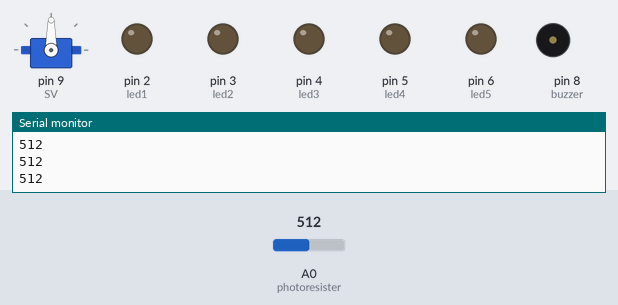
Recording of a sketch running on a simulated Arduino Uno, built with avr-gcc and run on an emulated ATmega328P. Parts: servo, output pins drawn as LEDs (lit = HIGH), buzzer (waves = sounding), the last lines printed to the serial monitor. Inputs (shaded band) come from the test bench; at power-on: A0 (photoresister) = 512.

Above: at 1.2 s.
1.3 s: A0 (photoresister) set to 308
2.8 s: A0 (photoresister) set to 288
At 3.4 s:
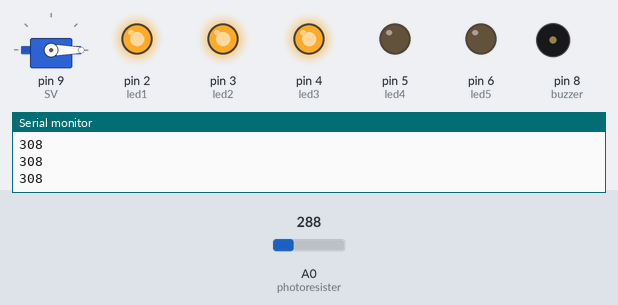
5.8 s: A0 (photoresister) set to 306
At 8.1 s:
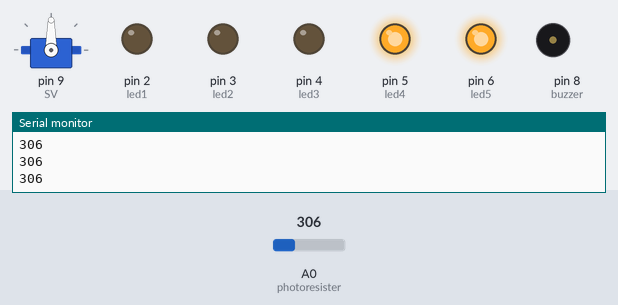
8.5 s: A0 (photoresister) set to 290
At 11.4 s:
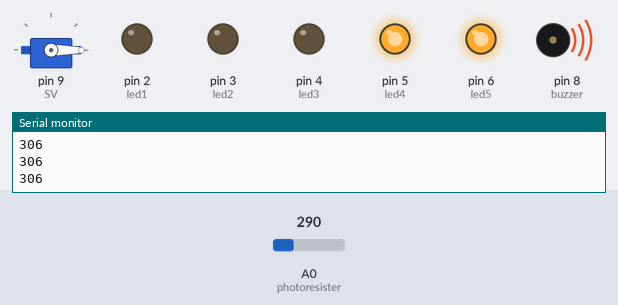
11.5 s: A0 (photoresister) set to 310
At 12.08 s:
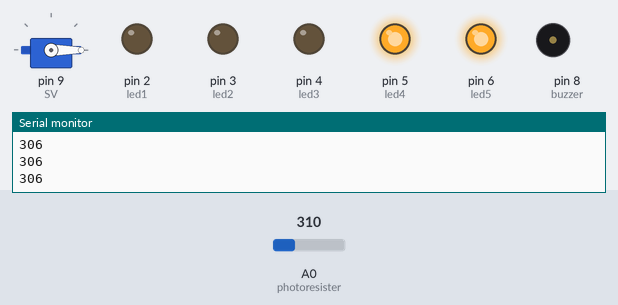
Timing chart, 0 to 14.5 s (numbered marks = the images above; inputs shaded):
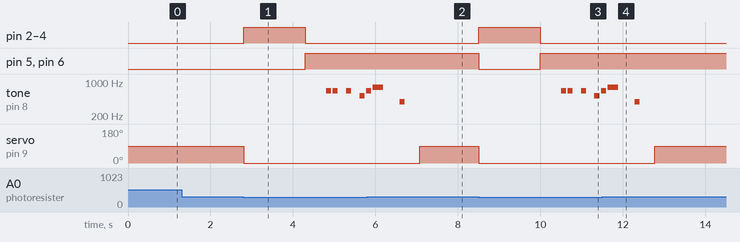

The sketch:

Pachinko_game.ino
```cpp
//code music mario from tmekinyan
//https://github.com/hibit-dev/buzzer/blob/master/src/games/mario_bros/mario_bros.ino


#include <Servo.h>
Servo myservo;

int photoresister = A0;
int led1 = 2;
int led2 = 3;
int led3 = 4;
int led4 = 5;
int led5 = 6;

int buzzer = 8;
int SV = 9;

#include "pitches.h"

#define buzzer 8

int melody[] = {
  NOTE_E5, NOTE_E5, REST, NOTE_E5, REST, NOTE_C5, NOTE_E5,
  NOTE_G5, REST, NOTE_G4, REST,

};

int durations[] = {
  8, 8, 8, 8, 8, 8, 8,
  4, 4, 8, 4,

};


void setup() {
  // put your setup code here, to run once:
  Serial.begin(9600);
  myservo.attach(SV);
  pinMode(led1, OUTPUT);
  pinMode(led2, OUTPUT);
  pinMode(led3, OUTPUT);
  pinMode(led4,OUTPUT);
  pinMode(led5,OUTPUT);
  pinMode(buzzer, OUTPUT);
  pinMode(SV, OUTPUT);
}

void loop() {
  // put your main code here, to run repeatedly:
  int lightValue = analogRead(photoresister); // assign sensor value to variable

  if(lightValue<300) {
    myservo.write(0); // Turn the servo and flag up
  digitalWrite(led1,HIGH); //Turn on LED if value us lower then 500
  digitalWrite(led2,HIGH);
  digitalWrite(led3,HIGH);
  digitalWrite(led4,LOW);
  digitalWrite(led5,LOW);
  delay(1500);
  digitalWrite(led1,LOW); //Turn on LED if value us lower then 500
  digitalWrite(led2,LOW);
  digitalWrite(led3,LOW);
  digitalWrite(led4,HIGH);
  digitalWrite(led5,HIGH);
  delay(500);

  tone(buzzer, 330);

int size = sizeof(durations) / sizeof(int);

  for (int note = 0; note < size; note++) {
    //to calculate the note duration, take one second divided by the note type.
    //e.g. quarter note = 1000 / 4, eighth note = 1000/8, etc.
    int duration = 1000 / durations[note];
    tone(buzzer, melody[note], duration);

    //to distinguish the notes, set a minimum time between them.
    //the note's duration + 30% seems to work well:
    int pauseBetweenNotes = duration * 1.30;
    delay(pauseBetweenNotes);

    //stop the tone playing:
    noTone(buzzer);

  }
  }
  else{
  digitalWrite(led1, LOW);
  digitalWrite(led2,LOW);
  digitalWrite(led3,LOW);//Turn off LED if otherwise
  noTone(buzzer);
  myservo.write(90);//Turn down the flag
  }
  Serial.println(lightValue); //print sensor value to console
}
```

Measured:
- the behaviour switches between 300 and 299 on A0 (photoresister) (found by bisection; images 0 and 1)
- after the input at 2.8 s, pin 2 (led1), pin 3 (led2), pin 4 (led3): LOW → HIGH at once, → LOW 1.5 s later; pin 5 (led4), pin 6 (led5): LOW → HIGH after 1.5 s; tone on pin 8 (buzzer): plays 659 Hz for 0.13 s, 659 Hz for 0.13 s, 659 Hz for 0.13 s, 523 Hz for 0.13 s, 659 Hz for 0.02 s, starting after 2.0 s; servo on pin 9 (SV): 90° → 0° at once
- after the input at 5.8 s, pin 2 (led1), pin 3 (led2), pin 4 (led3): stays LOW (without the input it goes to HIGH after 1.3 s); pin 5 (led4), pin 6 (led5): stays HIGH (without the input it goes to LOW after 1.3 s); servo on pin 9 (SV): 0° → 90° after 1.3 s
- after the input at 8.5 s, pin 2 (led1), pin 3 (led2): LOW → HIGH at once, → LOW 1.5 s later
- after the input at 11.5 s, pin 2 (led1), pin 3 (led2), pin 4 (led3): stays LOW (without the input it goes to HIGH after 1.3 s); pin 5 (led4), pin 6 (led5): stays HIGH (without the input it goes to LOW after 1.3 s); tone on pin 8 (buzzer): goes on until 12.4 s, then stays silent; servo on pin 9 (SV): 0° → 90° after 1.3 s
